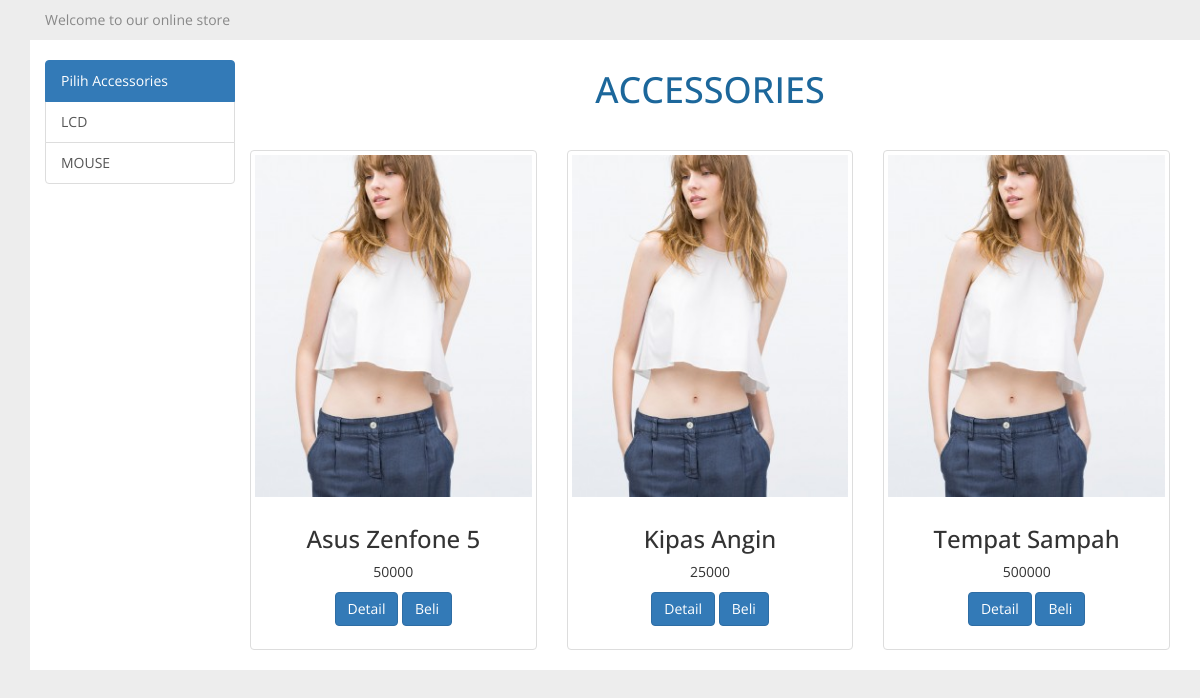
Page /onlineshop/pages/accesoris.php on the committed database.
### tables this page shows
CREATE TABLE `sys_menu_accesoris` (
  `id` int(11) NOT NULL,
  `label_cat` varchar(20) NOT NULL,
  `link` varchar(100) NOT NULL
);

CREATE TABLE `sys_product` (
  `id` int(11) NOT NULL,
  `label` varchar(100) NOT NULL,
  `price` int(100) DEFAULT NULL,
  `brand_id` int(10) NOT NULL,
  `cat_id` int(10) NOT NULL,
  `time` date DEFAULT NULL,
  `description` varchar(255) DEFAULT NULL,
  `images` varchar(255) DEFAULT NULL
);

### onlineshop/pages/accesoris.php (the view, shortened to what this page needs)
<!DOCTYPE html>
<html lang="en">
  <head>
    <link href="../../css/bootstrap.css" rel="stylesheet">
    <link href="../../css/custom.css" rel="stylesheet">
  </head>
  <body>
  <header>
  	<div class="container">
  		<div class="col-md-12">
  			<p>Welcome to our online store</p>
  		</div>
  	</div>
  </header>
  <div class="container">
      <?php include("menu.php") ?>
	 <div class="accessories container">
	 	<div class="selection col-md-2">
	 		<div class="list-group">
                            <p class="list-group-item active">
                                Pilih Accessories
                            </p>
                            <?php
                                $query = "SELECT * FROM sys_menu_accesoris order by label_cat";
                                $result = mysqli_query($dbc, $query);
                                while ($nav = mysqli_fetch_assoc($result)) { ?>
                                    <a href="<?php echo $nav['link'];  ?>?page=<?php echo $nav['id'];?>"
                                       class="list-group-item"><?php echo $nav['label_cat']; ?></a>
                                <?php }
                            ?>
			</div>
		</div>
	 	<div class="col-md-10">
	 		<div class="row">
	 		  <div class=" title col-md-12 text-center">
		 		<h1>ACCESSORIES</h1>
		 	  </div>
                            <?php
                            $query = "select * from sys_product";
                            $result = mysqli_query($dbc, $query);
                            while ($product =  mysqli_fetch_assoc($result)){?>
                                <div class="col-sm-6 col-md-4 text-center">
                                    <div class="thumbnail">
                                      <img src="../../images/product/crop_top1.jpg">
                                      <div class="caption">
                                        <h3><?php echo $product['label']; ?></h3>
                                        <p><?php echo $product['price']; ?></p>
                                        <p><a href="#" class="btn btn-primary" role="button">Detail</a>
                                        <a href="#" class="btn btn-primary" role="button">Beli</a></p>
                                      </div>
                                    </div>
                                </div>
                            <?php }
                            ?>
			</div>
		</div>
	 </div>
 </div>
  </body>
</html>

### css/custom.css (style rules this page uses)
body { background-color: #EDEDED; font-family: 'Open Sans', sans-serif; }
header { padding-top: 10px; }
header p { color: #888888; }
.title { margin-bottom: 20px; color: #1c679b; padding: 10px 0px; }
.accessories { background-color: #FFFFFF; }
.accessories .selection { padding: 20px 0px; }
.container { border: none; }

### rows in the picture
sys_menu_accesoris: label_cat "LCD"
sys_menu_accesoris: label_cat "MOUSE"
sys_product: label "Asus Zenfone 5", price "50000"
sys_product: label "Kipas Angin", price "25000"
sys_product: label "Tempat Sampah", price "500000"
